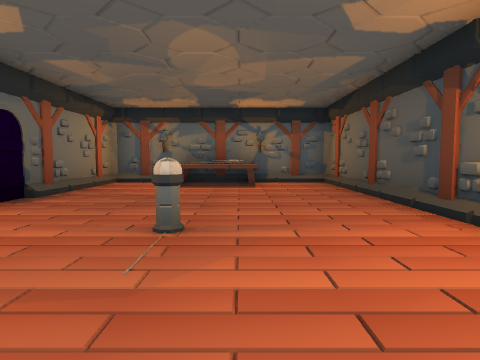
[1] (above)

12 first-person views from a walk through a Unity game level. The camera is 1.3 m above the floor, tilts 4° down and sees 75° across. The floor is counted in squares, 2 m on a side. Each view is taken from the middle of a square. On the plan, view 1 faces up. The plan holds only what a view shows up to about 10 squares ahead; the rest is blank. The place goes on beyond the plan. The player is left out. Some surface patterns are stand-ins.

[2]
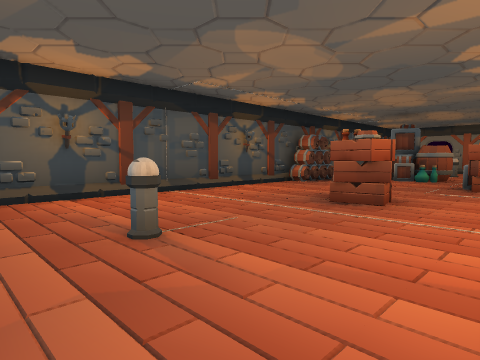

[3]
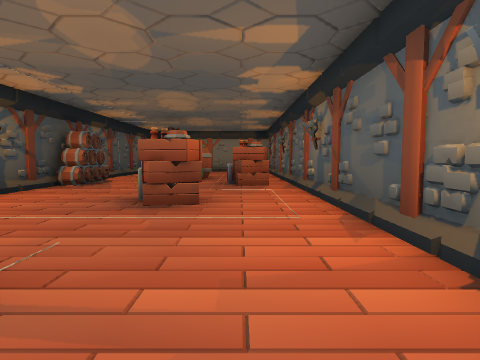

[4]
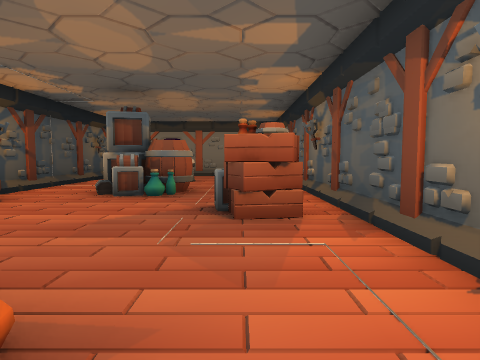

[5]
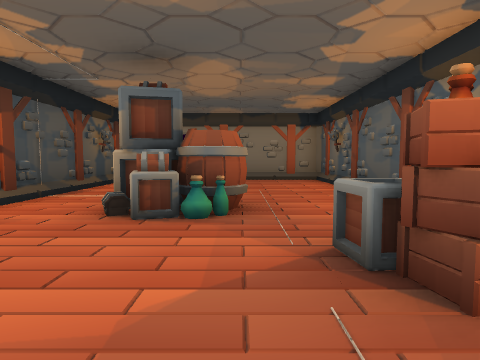

[6]
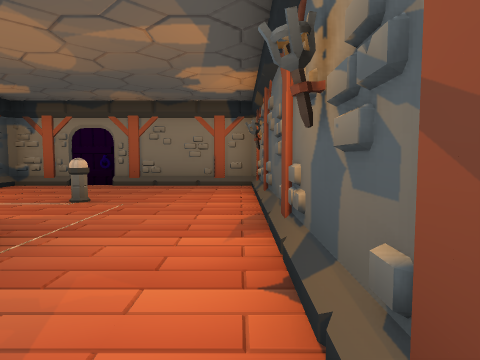

[7]
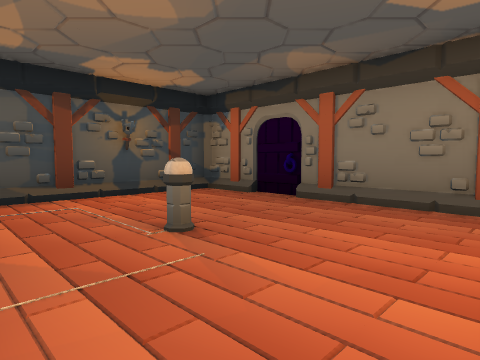

[8]
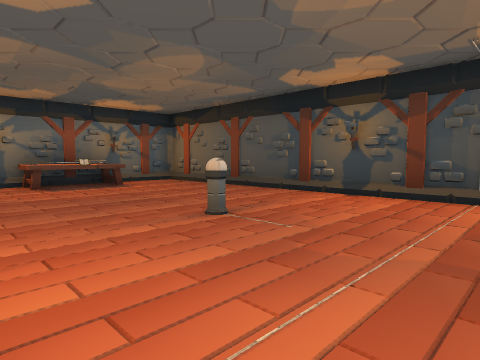

[9]
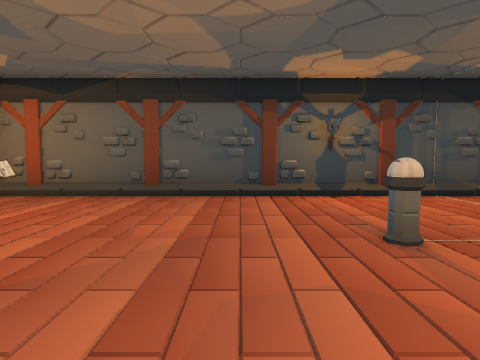

[10]
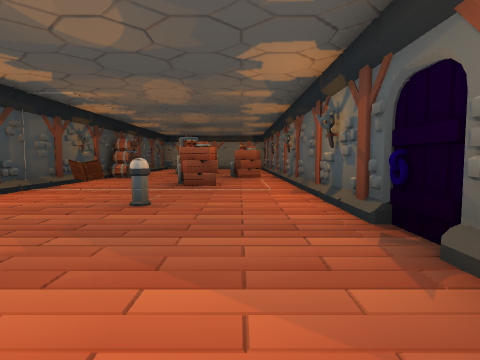

[11]
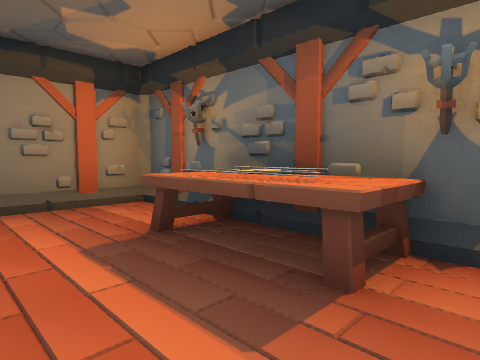

[12]
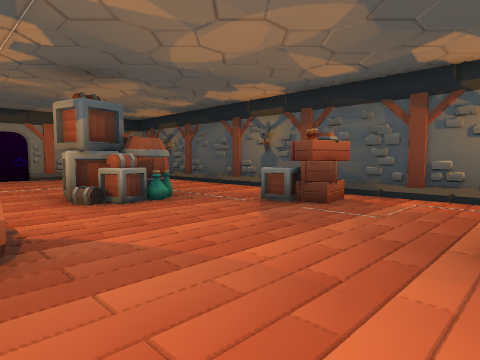

### Floor plan
Key: @ floor where view 1 was taken; # wall or solid block; . floor; / step, stairs or slope; C crate; B books; O other object.
Columns run from 4 left of view 1 to 3 right of it. Each row starts with its distance up from view 1.
  9 ###  ###
  8 #..OO..#
  7  ......#
  6  ......#
  5 #..B...#
  4  ......#
  3 #..O...#
  2  ......#
  1  .....O#
  0 #..C@..#
 -1 #..C...#
 -2  ......#
 -3 #.....##
 -4 #.C...#
 -5 #.....##
 -6 #..##..#
 -7 #.....O#
 -8 #......#
 -9 #..O...#
-10 #...../#
-11 #//////#
-12 ########

Where each view was taken, in squares from view 1:
view 1: 0 up, 0 right, facing up
view 2: 4 up, 3 left, facing down-right
view 3: 4 up, 2 left, facing down
view 4: 0 up, 2 left, facing down
view 5: 2 down, 1 left, facing down
view 6: 4 down, 3 left, facing down
view 7: 7 down, 3 left, facing down-right
view 8: 0 up, 3 left, facing up-right
view 9: 4 up, 3 left, facing right
view 10: 7 up, 2 left, facing down
view 11: 6 up, 1 right, facing up-left
view 12: 1 down, 2 right, facing down-left
